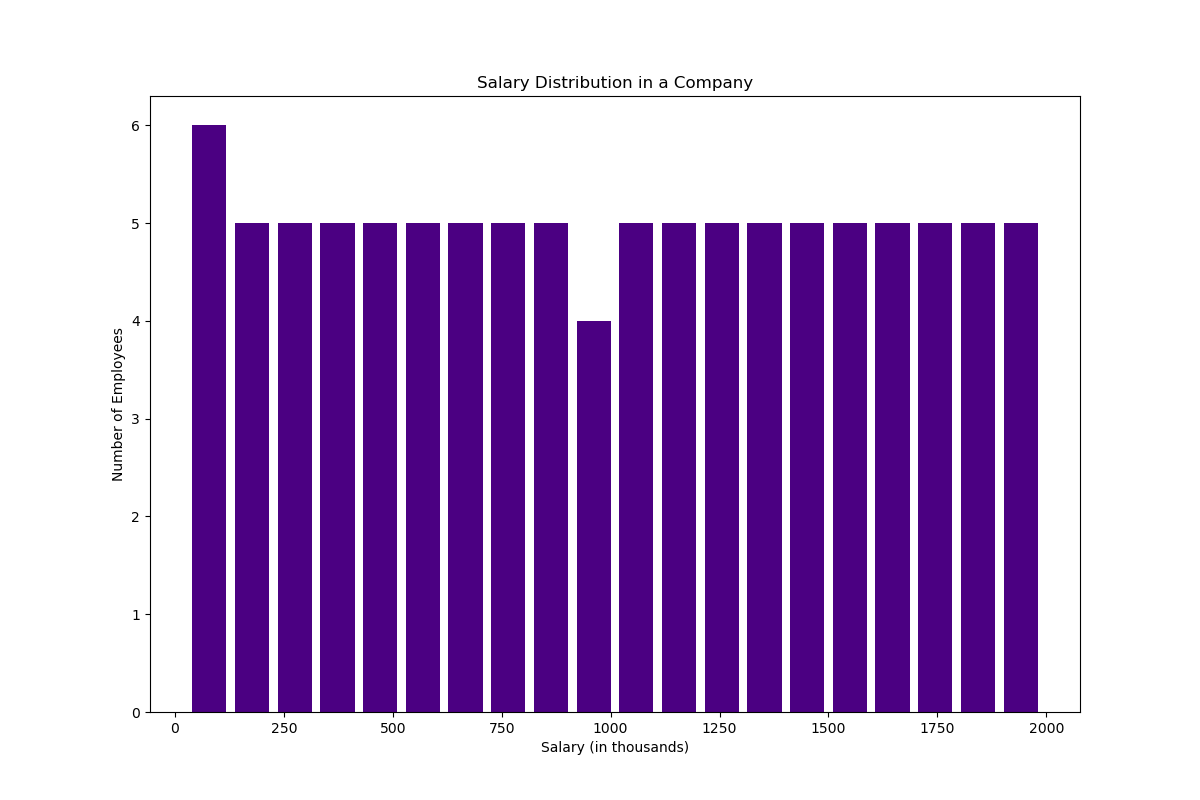

Here is the Python script that generated this plot:
import matplotlib.pyplot as plt

# Data: salaries of employees in a company
salaries = [
    35, 30, 50, 70, 90, 110, 130, 150, 170, 190, 210, 230, 250, 270, 290, 310, 330, 350, 370, 390, 410, 430, 450, 470, 490, 510, 530, 550, 570, 590, 610, 630, 650, 670, 690, 710, 730, 750, 770, 790, 810, 830, 850, 870, 890, 910, 930, 950, 970, 990, 1010, 1030, 1050, 1070, 1090, 1110, 1130, 1150, 1170, 1190, 1210, 1230, 1250, 1270, 1290, 1310, 1330, 1350, 1370, 1390, 1410, 1430, 1450, 1470, 1490, 1510, 1530, 1550, 1570, 1590, 1610, 1630, 1650, 1670, 1690, 1710, 1730, 1750, 1770, 1790, 1810, 1830, 1850, 1870, 1890, 1910, 1930, 1950, 1970, 1990
]

# Set the size of the histogram
plt.figure(figsize=(12, 8))

# Create a histogram with vertical orientation, modify colors and change bandwidth
plt.hist(salaries, bins=20, orientation='vertical', color='#4b0082', rwidth=0.8)

# Add title and labels to xaxis and yaxis
plt.title('Salary Distribution in a Company')
plt.xlabel('Salary (in thousands)')
plt.ylabel('Number of Employees')

# Show the plot
plt.show()
